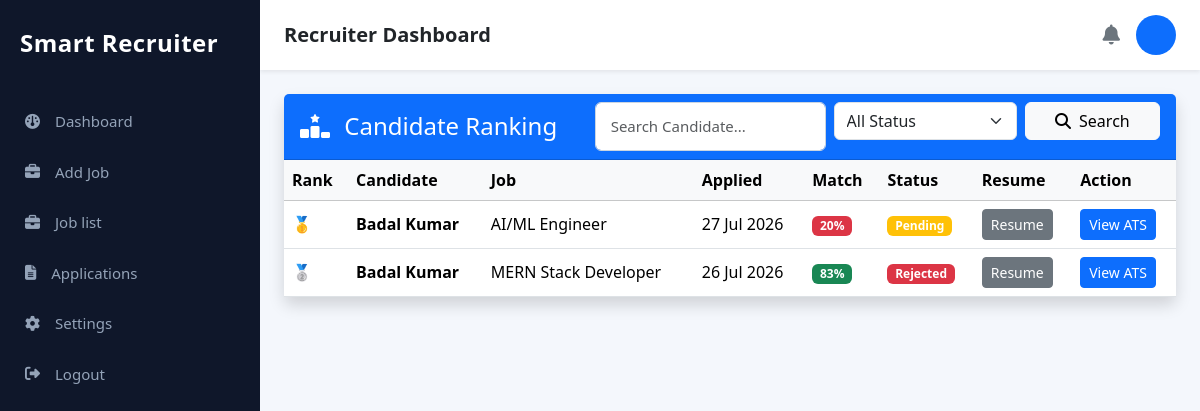
The page /applications/ on the database as committed earlier.
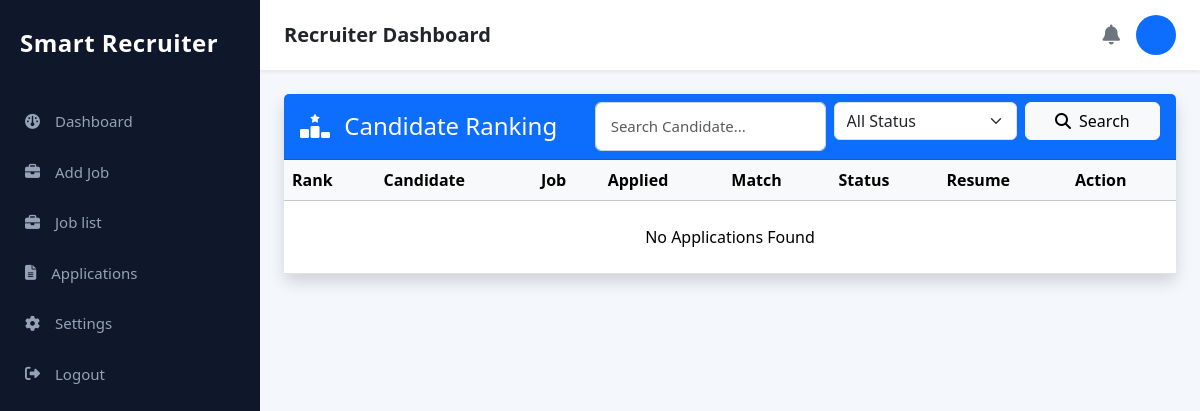
The same page on the database as committed later.
### applications/models.py (models this page shows, shortened)
class Application(models.Model):
    STATUS = (
        ("Pending", "Pending"),
        ("Shortlisted", "Shortlisted"),
        ("Interview", "Interview"),
        ("Rejected", "Rejected"),
        ("Selected", "Selected"),
    )
    user = models.ForeignKey(User, on_delete=models.CASCADE)
    job = models.ForeignKey(Job, on_delete=models.CASCADE)
    resume = models.FileField(upload_to="resumes/")
    projects = models.TextField(blank=True)
    certifications = models.TextField(blank=True)
    last_seen = models.DateTimeField(auto_now=True)
    applied_at = models.DateTimeField(auto_now_add=True)
    status = models.CharField(
        max_length=20,
        choices=STATUS,
        default="Pending",
    )
    education = models.CharField(max_length=200, blank=True)
    experience = models.CharField(max_length=200, blank=True)
    skills = models.TextField(blank=True)
    ai_summary = models.TextField(blank=True)
    recruiter_notes = models.TextField(blank=True)
    match_score = models.IntegerField(default=85)
    interview_date = models.DateField(null=True, blank=True)
    interview_time = models.TimeField(null=True, blank=True)
    interview_mode = models.CharField(
        max_length=50,
        choices=[
            ("Google Meet", "Google Meet"),
            ("Zoom", "Zoom"),
            ("Offline", "Offline"),
        ],
        blank=True,
    )
    meeting_link = models.URLField(blank=True)

### job/models.py (models this page shows, shortened)
class Job(models.Model):
    JOB_TYPES = (
        ("Full Time", "Full Time"),
        ("Part Time", "Part Time"),
        ("Internship", "Internship"),
        ("Contract", "Contract"),
        ("Remote", "Remote"),
    )
    WORK_MODE = (
        ("Onsite", "Onsite"),
        ("Remote", "Remote"),
        ("Hybrid", "Hybrid"),
    )
    STATUS = (
        ("Active", "Active"),
        ("Closed", "Closed"),
    )
    EXPERIENCE = (
        ("Fresher", "Fresher"),
        ("0-1 Years", "0-1 Years"),
        ("1-3 Years", "1-3 Years"),
        ("3-5 Years", "3-5 Years"),
        ("5+ Years", "5+ Years"),
    )
    title = models.CharField(max_length=200)
    company = models.CharField(max_length=200)
    location = models.CharField(max_length=200)
    work_mode = models.CharField(
        max_length=20,
        choices=WORK_MODE,
        default="Onsite"
    )
    job_type = models.CharField(
        max_length=30,
        choices=JOB_TYPES,
        default="Full Time"
    )
    experience = models.CharField(
        max_length=30,
        choices=EXPERIENCE,
        default="Fresher"
    )
    education = models.CharField(max_length=200)
    salary = models.CharField(max_length=100)
    skills = models.TextField(
        help_text="Example: Python, Django, SQL, REST API"
    )
    responsibilities = models.TextField()
    requirements = models.TextField()
    benefits = models.TextField(blank=True)
    description = models.TextField()
    deadline = models.DateField(default=timezone.now)
    applicants = models.PositiveIntegerField(default=0)
    openings = models.PositiveIntegerField(default=1)
    status = models.CharField(
        max_length=20,
        choices=STATUS,
        default="Active"
    )
    created_at = models.DateTimeField(auto_now_add=True)

### applications/views.py (the view, shortened to what this page needs)
# urls.py: path("", views.application_list, name="application_list"),
def application_list(request):
    search = request.GET.get("search", "")
    status = request.GET.get("status", "")
    applications = (
        Application.objects
        .select_related("user", "job")
        .order_by("-applied_at")
    )
    if status:
        applications = applications.filter(status=status)
    context = {
        "applications": applications,
        "search": search,
        "status": status,
    }
    return render(
        request,
        "recruiter/application_list.html",
        context,
    )

### templates/recruiter/application_list.html (shortened to what the changed rows need)
{% extends "recruiter/recruiter_base.html" %} {% block content %}
<div class="container-fluid mt-4">
  <div class="card shadow border-0">
    <div class="table-responsive">
      <table class="table table-hover align-middle mb-0">
        <thead class="table-light">
          <tr>
            <th>Rank</th>
            <th>Candidate</th>
            <th>Job</th>
            <th>Applied</th>
            <th>Match</th>
            <th>Status</th>
            <th>Resume</th>
            <th>Action</th>
          </tr>
        </thead>
        <tbody>
          {% for application in applications %}
          <tr>
            <td>
              {% if forloop.counter == 1 %} 🥇 {% elif forloop.counter == 2 %}
              🥈 {% elif forloop.counter == 3 %} 🥉 {% else %} {{
              forloop.counter }} {% endif %}
            </td>
            <td>
              <strong> {{ application.user.username }} </strong>
            </td>
            <td>{{ application.job.title }}</td>
            <td>{{ application.applied_at|date:"d M Y" }}</td>
            <td>
              {% if application.match_score >= 80 %}
              <span class="badge bg-success">
                {{ application.match_score }}%
              </span>
              {% elif application.match_score >= 60 %}
              <span class="badge bg-warning text-dark">
                {{ application.match_score }}%
              </span>
              {% else %}
              <span class="badge bg-danger">
                {{ application.match_score }}%
              </span>
              {% endif %}
            </td>
            <td>
              {% if application.status == "Pending" %}
              <span class="badge bg-warning"> Pending </span>
              {% elif application.status == "Shortlisted" %}
              <span class="badge bg-success"> Shortlisted </span>
              {% elif application.status == "Rejected" %}
              <span class="badge bg-danger"> Rejected </span>
              {% elif application.status == "Interview" %}
              <span class="badge bg-info"> Interview </span>
              {% else %}
              <span class="badge bg-primary"> Selected </span>
              {% endif %}
            </td>
            <td>
              {% if application.resume %}
              <a
                href="{{ application.resume.url }}"
                target="_blank"
                class="btn btn-secondary btn-sm"
              >
                Resume
              </a>
              {% else %}
              <span class="text-danger"> No Resume </span>
              {% endif %}
            </td>
            <td>
              <a
                href="{% url 'application_detail' application.id %}"
                class="btn btn-primary btn-sm"
              >
                View ATS
              </a>
            </td>
          </tr>
          {% empty %}
          <tr>
            <td colspan="8" class="text-center py-4">No Applications Found</td>
          </tr>
          {% endfor %}
        </tbody>
      </table>
    </div>
  </div>
</div>
{% endblock %}

Rows that differ between the two databases and show on the page:
removed Application: user.username "Badal Kumar", job "AI/ML Engineer", applied_at "27 Jul 2026", match_score "20", status "Pending"
removed Application: user.username "Badal Kumar", job "MERN Stack Developer", applied_at "26 Jul 2026", match_score "83", status "Rejected"
Other text that changed with them:
text now shown: "No Applications Found"
